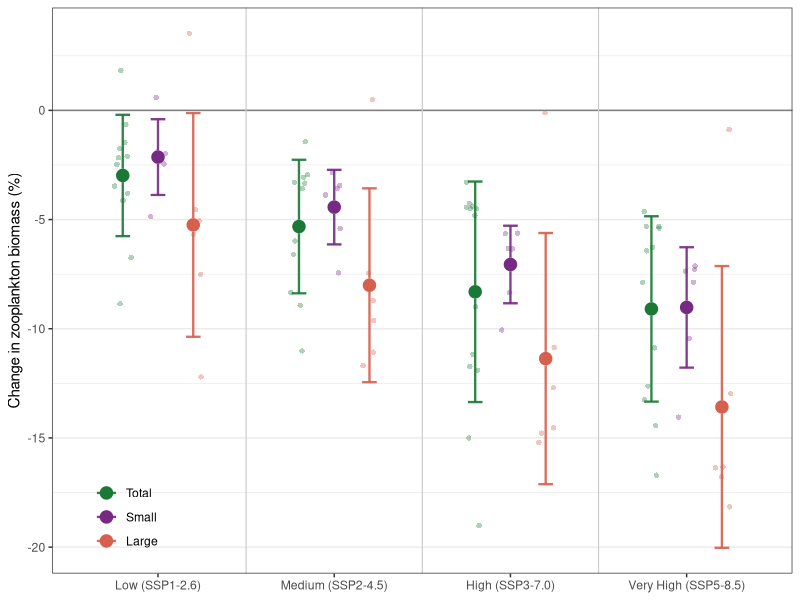
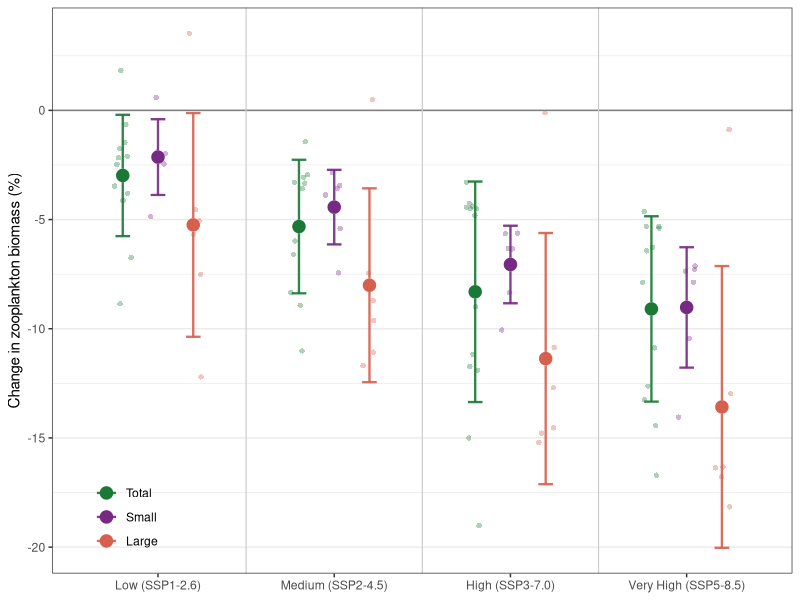

These charts were generated, in order, by the following R code:
library(tidyverse)

# ---------------------------------------------------------------------------
# NEW PLOT: Single panel — SSPs on x-axis, mean % change on y-axis,
# grouped by variable (zooc / zmicro / zmeso) within each SSP.
# Summary layer: mean ± SD errorbar + mean point per variable × SSP.
# Background layer: individual model points (jittered, semi-transparent).
# ---------------------------------------------------------------------------

vars <- c("zooc", "zmicro", "zmeso")

# Read the single merged CSV (written by 06_Climate_Review.R).
# Rows with Model == "All models" are the pre-computed multimodel mean ± SD
# summary rows; all other rows are individual model results.
all_dat <- readr::read_csv(
  file.path("Data", "zooplankton_change_summary.csv"),
  show_col_types = FALSE
) %>%
  mutate(
    Variable = factor(Variable, levels = vars),
    Scenario = factor(Scenario),
    Model = factor(Model)
  )

# Only keep the four "headline" SSPs that appear in the sketch
headline_ssps <- c("ssp126", "ssp245", "ssp370", "ssp585")

# Individual model points — exclude the "All models" summary rows
plot_dat <- all_dat %>%
  filter(Scenario %in% headline_ssps, Model != "All models") %>%
  mutate(
    Scenario = factor(Scenario, levels = headline_ssps),
    Variable = factor(Variable, levels = vars)
  )

# Summary layer: pull the pre-computed multimodel mean ± SD directly from
# the "All models" rows rather than recomputing them here
summary_dat <- all_dat %>%
  filter(Scenario %in% headline_ssps, Model == "All models") %>%
  mutate(
    Scenario = factor(Scenario, levels = headline_ssps),
    Variable = factor(Variable, levels = vars)
  ) %>%
  rename(mean_pct = Mean_percent_change, sd_pct = SD_percent_change)

# Dodge position shared by all layers so individual points, errorbars and
# mean points all align within each SSP group
dodge <- position_dodge(width = 0.6)

# Colour palette for the three variables
var_colours <- c(
  zooc = "#1b7837", # dark green  — total zooplankton
  zmicro = "#762a83", # purple      — microzooplankton
  zmeso = "#d6604d" # red-orange  — mesozooplankton
)

p_new <- ggplot(
  plot_dat,
  aes(x = Scenario, y = Mean_percent_change, colour = Variable, fill = Variable)
) +

  # --- background: individual model points (small, semi-transparent) -------
  geom_point(
    aes(group = Variable),
    position = position_jitterdodge(
      dodge.width = 0.6,
      jitter.width = 0.25,
      seed = 42
    ),
    shape = 16,
    size = 1.5,
    alpha = 0.35
  ) +

  # --- foreground: SD errorbars --------------------------------------------
  geom_errorbar(
    data = summary_dat,
    aes(
      y = mean_pct,
      ymin = mean_pct - sd_pct,
      ymax = mean_pct + sd_pct,
      group = Variable
    ),
    position = dodge,
    width = 0.25,
    linewidth = 0.8,
    alpha = 0.9
  ) +

  # --- foreground: mean point ----------------------------------------------
  geom_point(
    data = summary_dat,
    aes(y = mean_pct, group = Variable),
    position = dodge,
    shape = 21,
    size = 3.5,
    stroke = 0.8,
    colour = "white",
    fill = NA # overridden below via scale_fill_manual
  ) +
  # Filled mean point on top (separate layer so fill shows through white stroke)
  geom_point(
    data = summary_dat,
    aes(y = mean_pct, group = Variable),
    position = dodge,
    shape = 21,
    size = 3.5,
    stroke = 0.8
  ) +

  # --- reference line at zero ----------------------------------------------
  geom_hline(yintercept = 0, colour = "grey50", linewidth = 0.5) +

  # --- scales & labels -----------------------------------------------------
  scale_colour_manual(
    values = var_colours,
    labels = c(zooc = "Total", zmicro = "Small", zmeso = "Large")
  ) +
  scale_fill_manual(
    values = var_colours,
    labels = c(zooc = "Total", zmicro = "Small", zmeso = "Large")
  ) +
  scale_x_discrete(
    labels = c(
      ssp126 = "Low (SSP1-2.6)",
      ssp245 = "Medium (SSP2-4.5)",
      ssp370 = "High (SSP3-7.0)",
      ssp585 = "Very High (SSP5-8.5)"
    )
  ) +
  geom_vline(
    xintercept = c(1.5, 2.5, 3.5),
    colour = "grey80",
    linewidth = 0.4,
    linetype = "solid"
  ) +
  labs(
    x = NULL,
    y = "Change in zooplankton biomass (%)",
    fill = NULL,
    colour = NULL
  ) +
  theme_bw(base_size = 11) +
  theme(
    text = element_text(family = "Helvetica"),
    legend.position = c(0.1, 0.1),
    legend.direction = "vertical",
    legend.background = element_blank(),
    legend.key = element_blank(),
    panel.grid.major.x = element_blank()
  )

ggsave("Figures/PercentChange.pdf", plot = p_new, width = 10, height = 6)
ggsave(
  "Figures/PercentChange.png",
  dpi = 600,
  plot = p_new,
  width = 10,
  height = 6
)
